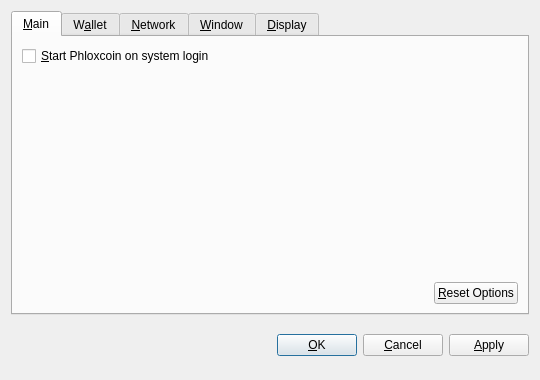
<?xml version="1.0" encoding="UTF-8"?>
<ui version="4.0">
 <class>OptionsDialog</class>
 <widget class="QDialog" name="OptionsDialog">
  <property name="geometry">
   <rect>
    <x>0</x>
    <y>0</y>
    <width>540</width>
    <height>380</height>
   </rect>
  </property>
  <property name="windowTitle">
   <string>Options</string>
  </property>
  <property name="modal">
   <bool>true</bool>
  </property>
  <layout class="QVBoxLayout" name="verticalLayout">
   <item>
    <widget class="QTabWidget" name="tabWidget">
     <property name="tabPosition">
      <enum>QTabWidget::North</enum>
     </property>
     <property name="currentIndex">
      <number>0</number>
     </property>
     <widget class="QWidget" name="tabMain">
      <attribute name="title">
       <string>&amp;Main</string>
      </attribute>
      <layout class="QVBoxLayout" name="verticalLayout_Main">
       <item>
        <widget class="QCheckBox" name="bitcoinAtStartup">
         <property name="toolTip">
          <string>Automatically start Phloxcoin after logging in to the system.</string>
         </property>
         <property name="text">
          <string>&amp;Start Phloxcoin on system login</string>
         </property>
        </widget>
       </item>
       <item>
        <spacer name="verticalSpacer_Main">
         <property name="orientation">
          <enum>Qt::Vertical</enum>
         </property>
         <property name="sizeHint" stdset="0">
          <size>
           <width>20</width>
           <height>40</height>
          </size>
         </property>
        </spacer>
       </item>
       <item>
        <layout class="QHBoxLayout" name="horizontalLayout_2_Main">
         <item>
          <spacer name="horizontalSpacer_2_Main">
           <property name="orientation">
            <enum>Qt::Horizontal</enum>
           </property>
           <property name="sizeHint" stdset="0">
            <size>
             <width>40</width>
             <height>20</height>
            </size>
           </property>
          </spacer>
         </item>
         <item>
          <widget class="QPushButton" name="resetButton">
           <property name="toolTip">
            <string>Reset all client options to default.</string>
           </property>
           <property name="text">
            <string>&amp;Reset Options</string>
           </property>
           <property name="autoDefault">
            <bool>false</bool>
           </property>
          </widget>
         </item>
        </layout>
       </item>
      </layout>
     </widget>
     <widget class="QWidget" name="tabWallet">
      <attribute name="title">
       <string>W&amp;allet</string>
      </attribute>
      <layout class="QVBoxLayout" name="verticalLayout_Network">
       <item>
        <widget class="QLabel" name="transactionFeeInfoLabel">
         <property name="text">
          <string>Optional transaction fee per kB that helps make sure your transactions are processed quickly. Most transactions are 1 kB.</string>
         </property>
         <property name="textFormat">
          <enum>Qt::PlainText</enum>
         </property>
         <property name="wordWrap">
          <bool>true</bool>
         </property>
        </widget>
       </item>
       <item>
        <layout class="QHBoxLayout" name="horizontalLayout_1_Main">
         <item>
          <widget class="QLabel" name="transactionFeeLabel">
           <property name="text">
            <string>Pay transaction &amp;fee</string>
           </property>
           <property name="textFormat">
            <enum>Qt::PlainText</enum>
           </property>
           <property name="buddy">
            <cstring>transactionFee</cstring>
           </property>
          </widget>
         </item>
         <item>
          <widget class="BitcoinAmountField" name="transactionFee"/>
         </item>
         <item>
          <spacer name="horizontalSpacer_1_Main">
           <property name="orientation">
            <enum>Qt::Horizontal</enum>
           </property>
           <property name="sizeHint" stdset="0">
            <size>
             <width>40</width>
             <height>20</height>
            </size>
           </property>
          </spacer>
         </item>
        </layout>
       </item>
       <item>
        <widget class="QLabel" name="label">
         <property name="text">
          <string>If you disable the spending of unconfirmed change, the change from a transaction cannot be used until that transaction has at least one confirmation. This also affects how your balance is computed.</string>
         </property>
         <property name="wordWrap">
          <bool>true</bool>
         </property>
        </widget>
       </item>
       <item>
        <widget class="QCheckBox" name="spendZeroConfChange">
         <property name="text">
          <string>Spend unconfirmed change  (experts only)</string>
         </property>
        </widget>
       </item>
       <item>
        <spacer name="verticalSpacer">
         <property name="orientation">
          <enum>Qt::Vertical</enum>
         </property>
         <property name="sizeHint" stdset="0">
          <size>
           <width>20</width>
           <height>40</height>
          </size>
         </property>
        </spacer>
       </item>
      </layout>
     </widget>
     <widget class="QWidget" name="tabNetwork">
      <attribute name="title">
       <string>&amp;Network</string>
      </attribute>
      <layout class="QVBoxLayout" name="verticalLayout_Network">
       <item>
        <widget class="QCheckBox" name="mapPortUpnp">
         <property name="toolTip">
          <string>Automatically open the Phloxcoin client port on the router. This only works when your router supports UPnP and it is enabled.</string>
         </property>
         <property name="text">
          <string>Map port using &amp;UPnP</string>
         </property>
        </widget>
       </item>
       <item>
        <widget class="QCheckBox" name="connectSocks">
         <property name="toolTip">
          <string>Connect to the Phloxcoin network through a SOCKS proxy (e.g. when connecting through Tor).</string>
         </property>
         <property name="text">
          <string>&amp;Connect through SOCKS proxy:</string>
         </property>
        </widget>
       </item>
       <item>
        <layout class="QHBoxLayout" name="horizontalLayout_Network">
         <item>
          <widget class="QLabel" name="proxyIpLabel">
           <property name="text">
            <string>Proxy &amp;IP:</string>
           </property>
           <property name="textFormat">
            <enum>Qt::PlainText</enum>
           </property>
           <property name="buddy">
            <cstring>proxyIp</cstring>
           </property>
          </widget>
         </item>
         <item>
          <widget class="QValidatedLineEdit" name="proxyIp">
           <property name="maximumSize">
            <size>
             <width>140</width>
             <height>16777215</height>
            </size>
           </property>
           <property name="toolTip">
            <string>IP address of the proxy (e.g. 127.0.0.1)</string>
           </property>
          </widget>
         </item>
         <item>
          <widget class="QLabel" name="proxyPortLabel">
           <property name="text">
            <string>&amp;Port:</string>
           </property>
           <property name="textFormat">
            <enum>Qt::PlainText</enum>
           </property>
           <property name="buddy">
            <cstring>proxyPort</cstring>
           </property>
          </widget>
         </item>
         <item>
          <widget class="QLineEdit" name="proxyPort">
           <property name="maximumSize">
            <size>
             <width>55</width>
             <height>16777215</height>
            </size>
           </property>
           <property name="toolTip">
            <string>Port of the proxy (e.g. 9050)</string>
           </property>
          </widget>
         </item>
         <item>
          <widget class="QLabel" name="socksVersionLabel">
           <property name="text">
            <string>SOCKS &amp;Version:</string>
           </property>
           <property name="textFormat">
            <enum>Qt::PlainText</enum>
           </property>
           <property name="buddy">
            <cstring>socksVersion</cstring>
           </property>
          </widget>
         </item>
         <item>
          <widget class="QValueComboBox" name="socksVersion">
           <property name="toolTip">
            <string>SOCKS version of the proxy (e.g. 5)</string>
           </property>
          </widget>
         </item>
         <item>
          <spacer name="horizontalSpacer_Network">
           <property name="orientation">
            <enum>Qt::Horizontal</enum>
           </property>
           <property name="sizeHint" stdset="0">
            <size>
             <width>40</width>
             <height>20</height>
            </size>
           </property>
          </spacer>
         </item>
        </layout>
       </item>
       <item>
        <spacer name="verticalSpacer_Network">
         <property name="orientation">
          <enum>Qt::Vertical</enum>
         </property>
         <property name="sizeHint" stdset="0">
          <size>
           <width>20</width>
           <height>40</height>
          </size>
         </property>
        </spacer>
       </item>
      </layout>
     </widget>
     <widget class="QWidget" name="tabWindow">
      <attribute name="title">
       <string>&amp;Window</string>
      </attribute>
      <layout class="QVBoxLayout" name="verticalLayout_Window">
       <item>
        <widget class="QCheckBox" name="minimizeToTray">
         <property name="toolTip">
          <string>Show only a tray icon after minimizing the window.</string>
         </property>
         <property name="text">
          <string>&amp;Minimize to the tray instead of the taskbar</string>
         </property>
        </widget>
       </item>
       <item>
        <widget class="QCheckBox" name="minimizeOnClose">
         <property name="toolTip">
          <string>Minimize instead of exit the application when the window is closed. When this option is enabled, the application will be closed only after selecting Quit in the menu.</string>
         </property>
         <property name="text">
          <string>M&amp;inimize on close</string>
         </property>
        </widget>
       </item>
       <item>
        <spacer name="verticalSpacer_Window">
         <property name="orientation">
          <enum>Qt::Vertical</enum>
         </property>
         <property name="sizeHint" stdset="0">
          <size>
           <width>20</width>
           <height>40</height>
          </size>
         </property>
        </spacer>
       </item>
      </layout>
     </widget>
     <widget class="QWidget" name="tabDisplay">
      <attribute name="title">
       <string>&amp;Display</string>
      </attribute>
      <layout class="QVBoxLayout" name="verticalLayout_Display">
       <item>
        <layout class="QHBoxLayout" name="horizontalLayout_1_Display">
         <item>
          <widget class="QLabel" name="langLabel">
           <property name="text">
            <string>User Interface &amp;language:</string>
           </property>
           <property name="textFormat">
            <enum>Qt::PlainText</enum>
           </property>
           <property name="buddy">
            <cstring>lang</cstring>
           </property>
          </widget>
         </item>
         <item>
          <widget class="QValueComboBox" name="lang">
           <property name="toolTip">
            <string>The user interface language can be set here. This setting will take effect after restarting Phloxcoin.</string>
           </property>
          </widget>
         </item>
        </layout>
       </item>
       <item>
        <layout class="QHBoxLayout" name="horizontalLayout_2_Display">
         <item>
          <widget class="QLabel" name="unitLabel">
           <property name="text">
            <string>&amp;Unit to show amounts in:</string>
           </property>
           <property name="textFormat">
            <enum>Qt::PlainText</enum>
           </property>
           <property name="buddy">
            <cstring>unit</cstring>
           </property>
          </widget>
         </item>
         <item>
          <widget class="QValueComboBox" name="unit">
           <property name="toolTip">
            <string>Choose the default subdivision unit to show in the interface and when sending coins.</string>
           </property>
          </widget>
         </item>
        </layout>
       </item>
       <item>
        <widget class="QCheckBox" name="displayAddresses">
         <property name="toolTip">
          <string>Whether to show Phloxcoin addresses in the transaction list or not.</string>
         </property>
         <property name="text">
          <string>&amp;Display addresses in transaction list</string>
         </property>
        </widget>
       </item>
       <item>
        <widget class="QCheckBox" name="coinControlFeatures">
         <property name="toolTip">
          <string>Whether to show coin control features or not.</string>
         </property>
         <property name="text">
          <string>Display coin &amp;control features (experts only!)</string>
         </property>
        </widget>
       </item>
       <item>
        <spacer name="verticalSpacer_Display">
         <property name="orientation">
          <enum>Qt::Vertical</enum>
         </property>
         <property name="sizeHint" stdset="0">
          <size>
           <width>20</width>
           <height>40</height>
          </size>
         </property>
        </spacer>
       </item>
      </layout>
     </widget>
    </widget>
   </item>
   <item>
    <layout class="QHBoxLayout" name="horizontalLayout_Buttons">
     <item>
      <spacer name="horizontalSpacer_1">
       <property name="orientation">
        <enum>Qt::Horizontal</enum>
       </property>
       <property name="sizeHint" stdset="0">
        <size>
         <width>40</width>
         <height>48</height>
        </size>
       </property>
      </spacer>
     </item>
     <item>
      <widget class="QLabel" name="statusLabel">
       <property name="font">
        <font>
         <weight>75</weight>
         <bold>true</bold>
        </font>
       </property>
       <property name="text">
        <string/>
       </property>
       <property name="textFormat">
        <enum>Qt::PlainText</enum>
       </property>
       <property name="wordWrap">
        <bool>true</bool>
       </property>
      </widget>
     </item>
     <item>
      <spacer name="horizontalSpacer_2">
       <property name="orientation">
        <enum>Qt::Horizontal</enum>
       </property>
       <property name="sizeHint" stdset="0">
        <size>
         <width>40</width>
         <height>48</height>
        </size>
       </property>
      </spacer>
     </item>
     <item>
      <widget class="QPushButton" name="okButton">
       <property name="text">
        <string>&amp;OK</string>
       </property>
      </widget>
     </item>
     <item>
      <widget class="QPushButton" name="cancelButton">
       <property name="text">
        <string>&amp;Cancel</string>
       </property>
       <property name="autoDefault">
        <bool>false</bool>
       </property>
      </widget>
     </item>
     <item>
      <widget class="QPushButton" name="applyButton">
       <property name="text">
        <string>&amp;Apply</string>
       </property>
       <property name="autoDefault">
        <bool>false</bool>
       </property>
      </widget>
     </item>
    </layout>
   </item>
  </layout>
 </widget>
 <customwidgets>
  <customwidget>
   <class>BitcoinAmountField</class>
   <extends>QSpinBox</extends>
   <header>bitcoinamountfield.h</header>
  </customwidget>
  <customwidget>
   <class>QValueComboBox</class>
   <extends>QComboBox</extends>
   <header>qvaluecombobox.h</header>
  </customwidget>
  <customwidget>
   <class>QValidatedLineEdit</class>
   <extends>QLineEdit</extends>
   <header>qvalidatedlineedit.h</header>
  </customwidget>
 </customwidgets>
 <resources/>
 <connections/>
</ui>
